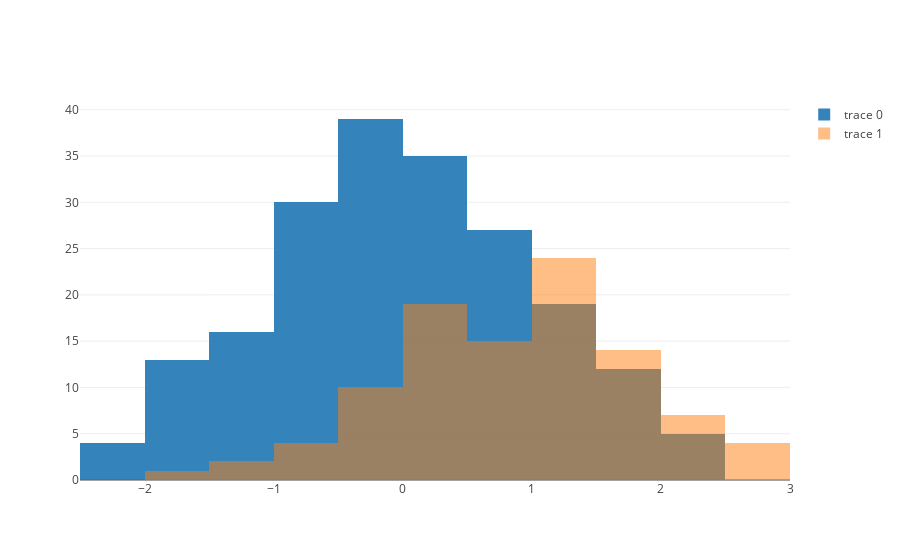

Notebook code cell kept with this figure:
### Markdown cell above
#### Plot the histograms

### Code cell
fig = go.Figure(data=data, 
                layout=layout)

offline.iplot(fig)
